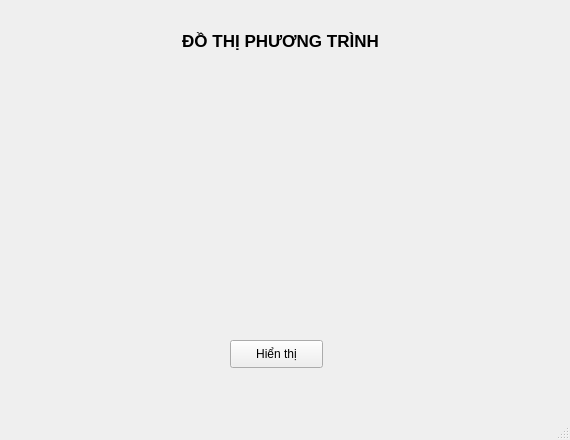
<?xml version="1.0" encoding="UTF-8"?>
<ui version="4.0">
 <class>dothipt</class>
 <widget class="QMainWindow" name="dothipt">
  <property name="geometry">
   <rect>
    <x>0</x>
    <y>0</y>
    <width>570</width>
    <height>440</height>
   </rect>
  </property>
  <property name="windowTitle">
   <string>MainWindow</string>
  </property>
  <widget class="QWidget" name="dothi">
   <widget class="QWidget" name="verticalLayoutWidget">
    <property name="geometry">
     <rect>
      <x>40</x>
      <y>70</y>
      <width>491</width>
      <height>251</height>
     </rect>
    </property>
    <layout class="QVBoxLayout" name="screen"/>
   </widget>
   <widget class="QLabel" name="label">
    <property name="geometry">
     <rect>
      <x>0</x>
      <y>20</y>
      <width>561</width>
      <height>41</height>
     </rect>
    </property>
    <property name="font">
     <font>
      <pointsize>13</pointsize>
      <weight>75</weight>
      <bold>true</bold>
     </font>
    </property>
    <property name="text">
     <string>ĐỒ THỊ PHƯƠNG TRÌNH</string>
    </property>
    <property name="alignment">
     <set>Qt::AlignCenter</set>
    </property>
   </widget>
   <widget class="QPushButton" name="pushButton">
    <property name="geometry">
     <rect>
      <x>230</x>
      <y>340</y>
      <width>93</width>
      <height>28</height>
     </rect>
    </property>
    <property name="text">
     <string>Hiển thị</string>
    </property>
   </widget>
  </widget>
  <widget class="QMenuBar" name="menubar">
   <property name="geometry">
    <rect>
     <x>0</x>
     <y>0</y>
     <width>570</width>
     <height>26</height>
    </rect>
   </property>
  </widget>
  <widget class="QStatusBar" name="statusbar"/>
 </widget>
 <resources/>
 <connections/>
</ui>
